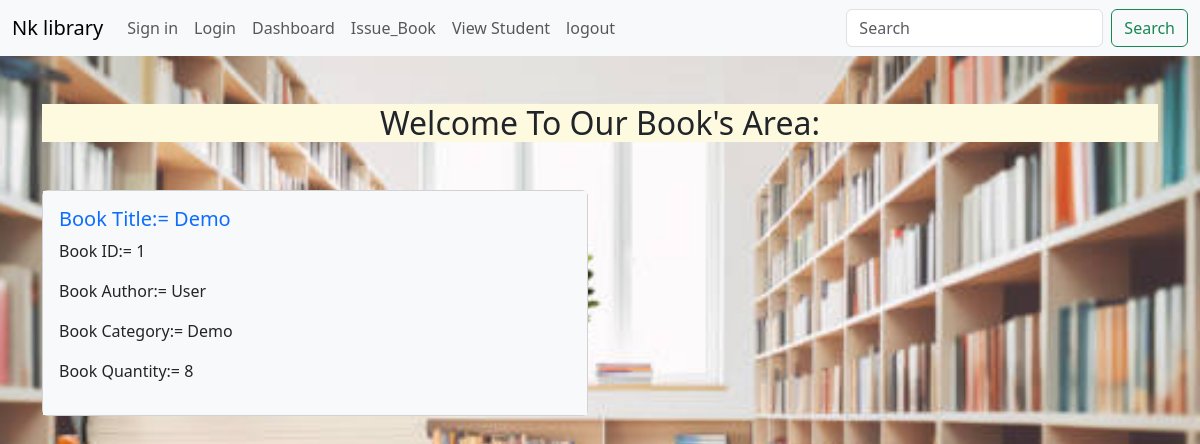
Before: /view2 with the older database file.
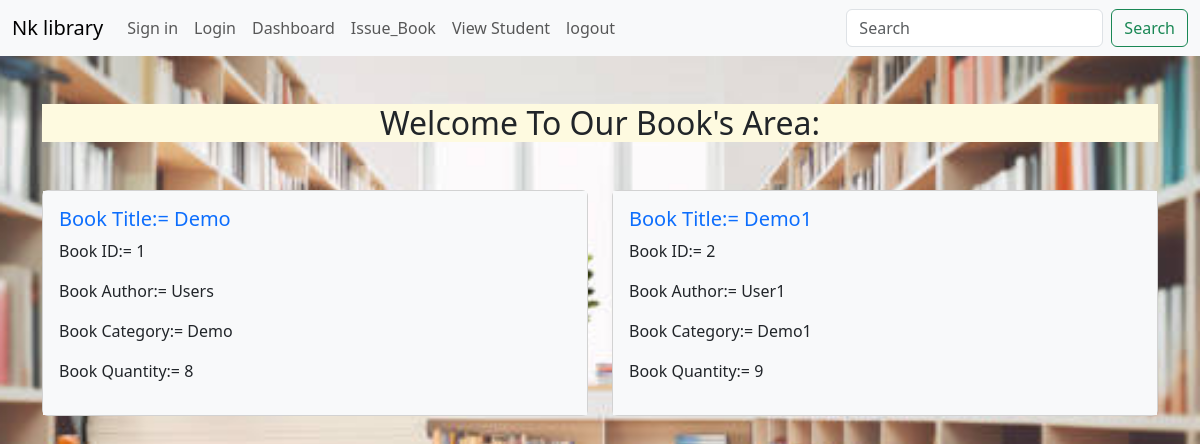
After: the same page with the newer database file.
### library.py (models this page shows, shortened)
class Book(db.Model):
   __tablename__="book"
   id=db.Column(db.Integer, primary_key=True)
   Title=db.Column(db.String(50),nullable=False)
   Category=db.Column(db.String(50),nullable=False)
   Author=db.Column(db.String(50),nullable=False)
   Quantity=db.Column(db.Integer)
   issues= db.relationship('IssueBook', backref='book', lazy=True)

### library.py (the view)
@library.route("/view2", methods=["GET","POST"])
def view2():
   books=Book.query.all()
   return render_template("view2.html",books=books)

### library.py (called while the page is built)
@library.before_request
def handle_global_search():
   if request.method == "GET":
      q = request.args.get("q", "").strip()
      if q and request.endpoint not in ["view_book", "view_student", "issued", "Issue_book", "search", "static"]:
         return redirect(url_for("search", q=q))

### templates/view2.html (shortened to what this page needs)
{% extends "base2.html" %}
{% block content %}
<div class="container ">
    <h2 class="text-center my-5" style="background-color: #fefae0;">
        Welcome To Our Book's Area:
    </h2>
   <div class="row">
    {% for book in books %}
  <div class="col-sm-6 mb-3 mb-sm-0">
    <div class="card">
      <div class="card-body bg-light">
        <h5 class="card-title text-primary">Book Title:= {{book.Title}}</h5>
        <p class="card-text">Book ID:= {{book.id}}</p>
        <p class="card-text">Book Author:= {{book.Author}}</p>
        <p class="card-text">Book Category:= {{book.Category}}</p>
        <p class="card-text">Book Quantity:= {{book.Quantity}}</p>
      </div>
    </div>
  </div>
  {% endfor %}
  <br>
{% endblock %}

Changed rows visible on the page:
changed Book "Demo": Author "User" → "Users"
added Book: Title "Demo1", id "2", Author "User1", Category "Demo1", Quantity "9"
